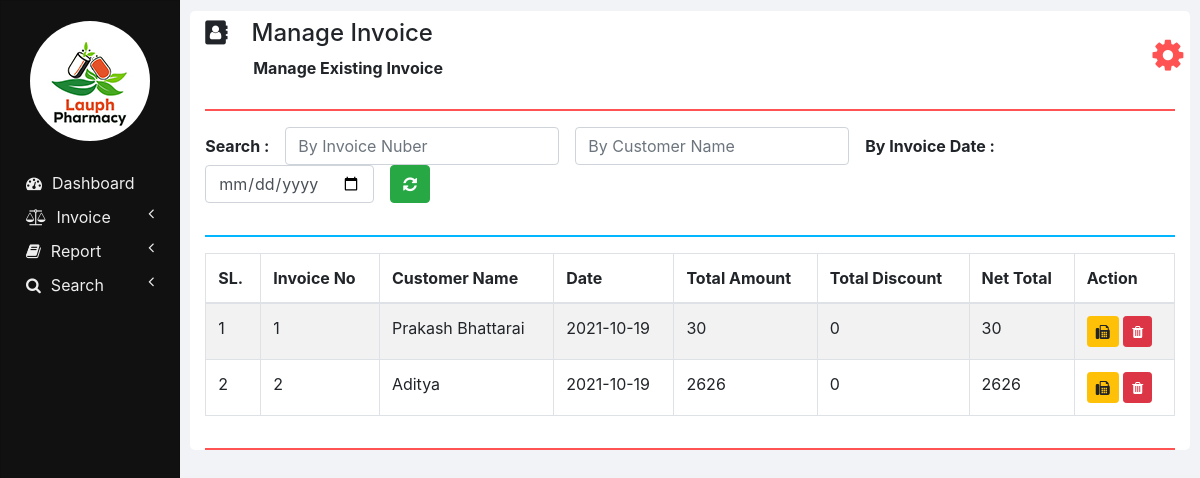
/manage_invoice.php, run on an earlier commit of the app's database.
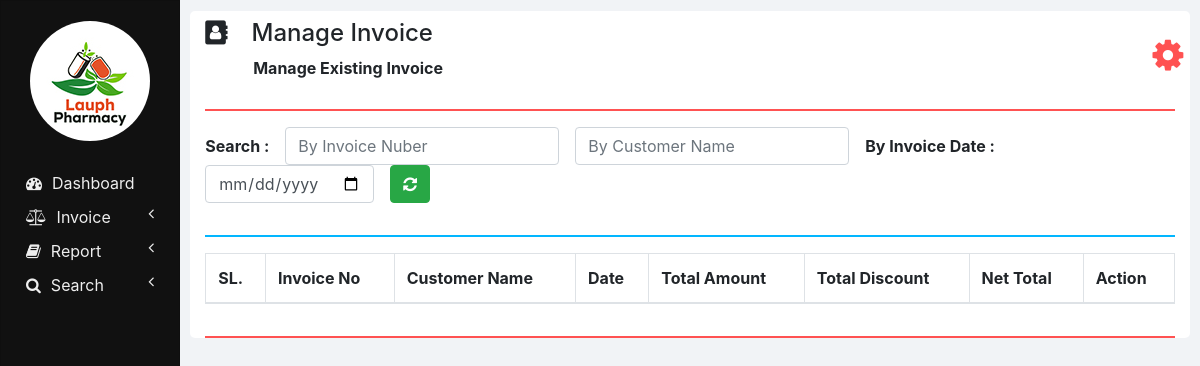
And on a later commit of the database.
### tables this page shows
CREATE TABLE `invoices` (
  `INVOICE_ID` int(11) NOT NULL,
  `NET_TOTAL` double NOT NULL DEFAULT 0,
  `INVOICE_DATE` date NOT NULL DEFAULT current_timestamp(),
  `CUSTOMER_ID` int(11) NOT NULL,
  `TOTAL_AMOUNT` double NOT NULL,
  `TOTAL_DISCOUNT` double NOT NULL
);

CREATE TABLE `customers` (
  `ID` int(11) NOT NULL,
  `NAME` varchar(20) NOT NULL,
  `CONTACT_NUMBER` varchar(10) NOT NULL,
  `ADDRESS` varchar(100) NOT NULL
);

### php/manage_invoice.php (the view, shortened to what this page needs)
<?php
  function showInvoices() {
    require "db_connection.php";
    if($con) {
      $seq_no = 0;
      $query = "SELECT * FROM invoices INNER JOIN customers ON invoices.CUSTOMER_ID = customers.ID";
      $result = mysqli_query($con, $query);
      while($row = mysqli_fetch_array($result)) {
        $seq_no++;
        showInvoiceRow($seq_no, $row);
      }
    }
  }
  function showInvoiceRow($seq_no, $row) {
    ?>
    <tr>
      <td><?php echo $seq_no; ?></td>
      <td><?php echo $row['INVOICE_ID']; ?></td>
      <td><?php echo $row['NAME']; ?></td>
      <td><?php echo $row['INVOICE_DATE']; ?></td>
      <td><?php echo $row['TOTAL_AMOUNT']; ?></td>
      <td><?php echo $row['TOTAL_DISCOUNT']; ?></td>
      <td><?php echo $row['NET_TOTAL']; ?></td>
      <td>
        <button class="btn btn-warning btn-sm" onclick="printInvoice(<?php echo $row['INVOICE_ID']; ?>);">
          <i class="fa fa-fax"></i>
        </button>
        <button class="btn btn-danger btn-sm" onclick="deleteInvoice(<?php echo $row['INVOICE_ID']; ?>);">
          <i class="fa fa-trash"></i>
        </button>
      </td>
    </tr>
    <?php
  }
    ?>

What changed in the data, as far as the page shows it:
removed invoices: seq_no "1", INVOICE_ID "1", CUSTOMER_ID.NAME "Prakash Bhattarai", INVOICE_DATE "2021-10-19", TOTAL_AMOUNT "30", TOTAL_DISCOUNT "0", NET_TOTAL "30"
removed invoices: seq_no "2", INVOICE_ID "2", CUSTOMER_ID.NAME "Aditya", INVOICE_DATE "2021-10-19", TOTAL_AMOUNT "2626", TOTAL_DISCOUNT "0", NET_TOTAL "2626"
